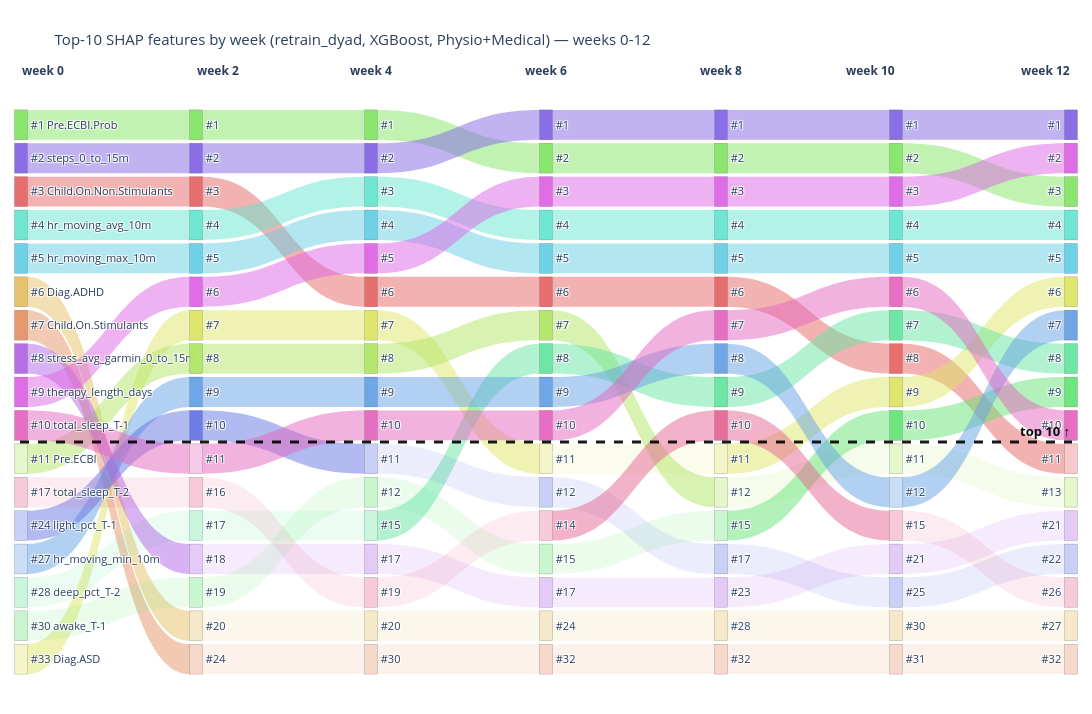

The cell this chart's notebook holds for it:
### Code cell
fig_fine_med = feature_sankey(
    [0, 2, 4, 6, 8, 10, 12],
    importance_by_week_med,
    title="Top-10 SHAP features by week (retrain_dyad, XGBoost, Physio+Medical) — weeks 0-12",
)
fig_fine_med.show()
